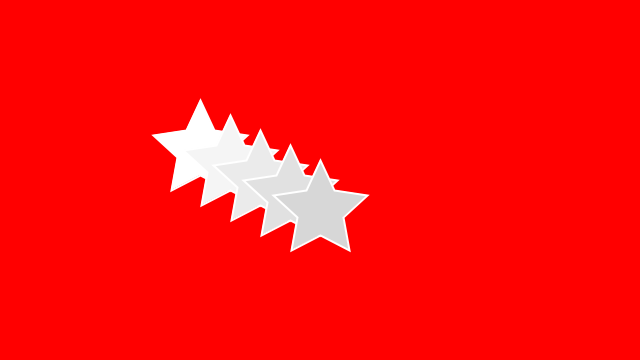
Frame 1 (no input)
Frame 60 (the mouse pressed at the canvas centre just before this capture): identical to frame 1, image omitted
Frame 120 (the mouse held since frame 60 and released just before this capture): identical to frame 1, image omitted

The Processing sketch that drew this single still picture (run headless with seeded random() and noise(); from frame 60 on, the mouse is pressed at the canvas centre):

// Processing sketch: Class18_star_func
// ── Class18_star_func.pde
void setup() {
  size(640, 360);
  pixelDensity(displayDensity());
}

void draw() {
  //background(51);
  background(255, 0, 0);

  for (int i=0; i<5; i++) {
    star(100+i*30, 50+i*15, 255-i*10);
  }
}

void star(float x, float y, color c) {
  pushMatrix();
  translate(x, y);
  fill(c);
  stroke(255);
  strokeWeight(2);
  beginShape();
  vertex(100, 50);
  vertex(114, 80);
  vertex(147, 85);
  vertex(123, 107);
  vertex(129, 140);
  vertex(100, 125);
  vertex(71, 140);
  vertex(77, 107);
  vertex(53, 85);
  vertex(86, 80);
  endShape(CLOSE);
  popMatrix();
}
